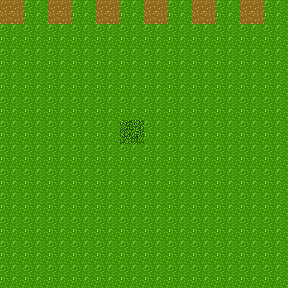

Below is a game level as drawn by its tile map, then a one-line description and the .tmx that defines it (tile-layer data replaced by summaries):
An orthogonal 24x24 tile map with 12x12 px tiles, 4 tile layers (BG, MG, FG, Walk) and 2 objects (START, TRIGGER).

<map version="1.0" orientation="orthogonal" width="24" height="24" tilewidth="12" tileheight="12">
 <tileset firstgid="1" name="Tiles" tilewidth="12" tileheight="12">
  <image source="../image/Tiles.png" trans="495d47" width="432" height="432" />
 </tileset>
 <layer name="BG" width="24" height="24">
  <data>[576 cells, 576 non-empty, 6 distinct tile ids]</data>
 </layer>
 <layer name="MG" width="24" height="24">
  <data>[576 cells, 0 non-empty, 0 distinct tile ids]</data>
 </layer>
 <layer name="FG" width="24" height="24">
  <data>[576 cells, 0 non-empty, 0 distinct tile ids]</data>
 </layer>
 <layer name="Walk" width="24" height="24" opacity="0.25">
  <data>[576 cells, 552 non-empty, 1 distinct tile ids]</data>
 </layer>
 <objectgroup name="Meta" width="24" height="24">
  <object name="North" type="START" x="120" y="0" width="24" height="24">
   <properties>
    <property name="start" value="exit=north" />
   </properties>
  </object>
  <object name="Trigger" type="TRIGGER" x="120" y="120" width="24" height="24">
   <properties>
    <property name="trigger" value="triggerid=1" />
   </properties>
  </object>
 </objectgroup>
</map>
